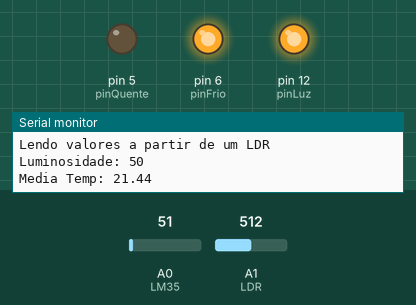
Recording of a sketch running on a simulated Arduino Uno, built with avr-gcc and run on an emulated ATmega328P. Parts: output pins drawn as LEDs (lit = HIGH), the last lines printed to the serial monitor. The test bench sets the inputs (shaded band); at power-on: A0 (LM35) = 51, A1 (LDR) = 512.

Above: at 2.8 s.
2.9 s: A0 (LM35) set to 62
At 8.5 s:
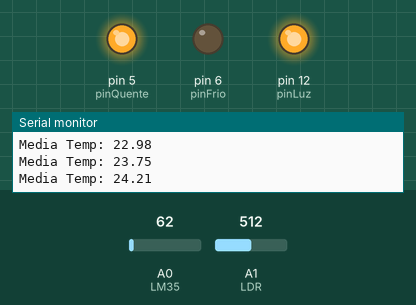
8.9 s: A1 (LDR) set to 417
11.2 s: A1 (LDR) set to 394
At 12.8 s:
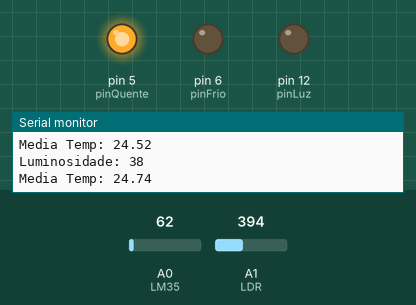
13.5 s: A0 (LM35) set to 30
At 14.4 s:
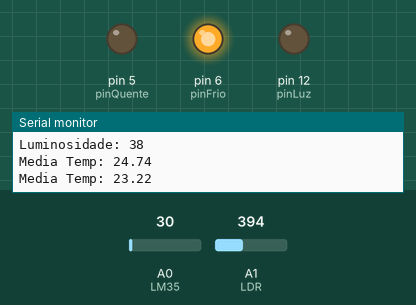
Timing chart, 0 to 16.5 s (numbered marks = the images above; inputs shaded):
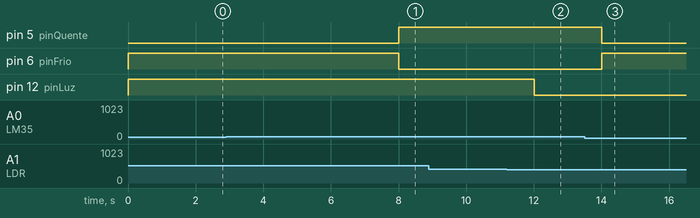

The sketch:

Tecnopuc.ino
```cpp
//INPUT
const int LDR = A1; // pino de entrada do LDR
const int LM35 = 0; // Pino Entrada LM35

const int LEITURA_VOLTAGEM = A3;

//OUTPUT
const int pinLuz = 12;
const int pinQuente = 5;
const int pinFrio = 6;

//ATRIBUTES
int valor = 0;
int valorLido = 0;
float temperatura; // Variável que armazenará a temperatura medida

String inputString = "";         // a String to hold incoming data
boolean stringComplete = false;  // whether the string is complete

float somaTemp = 0;
int countTemp = 0;
float tempMedia;
const int countMediaTimes = 10;
float temperaturaMaxima = 24;
float luminosidadeMinima = 40;

float temperaturaAtual;
float luminosidadeAtual;

void setup() {
  Serial.begin(9600);
  Serial.println("Lendo valores a partir de um LDR");

  inputString.reserve(200);

  pinMode(pinLuz, OUTPUT);
  pinMode(pinQuente, OUTPUT);
  pinMode(pinFrio, OUTPUT);
}


void loop() {
 leituraLuminosidade();

 leituraTemperatura();

 leituraSerial();

 delay(2000);
}

void leituraInstrucao(){
      Serial.println(inputString);

      if(inputString.length() > 3){
         // Entrada == $1=[Valor]
        if(inputString.startsWith("$1=")){
           luminosidadeMinima = inputString.substring(3).toFloat();
        }else if(inputString.startsWith("$2=")){
           temperaturaMaxima = inputString.substring(3).toFloat();
        }
      }
      // clear the string:
      inputString = "";
}

void leituraSerial(){
   if (stringComplete) {
      Serial.println(inputString);
      // clear the string:
      inputString = "";
      stringComplete = false;
   }
}


void leituraLuminosidade(){
  valorLido = analogRead(LDR);
  valor = map(valorLido,0,1023,0,100);

  if(valor != luminosidadeAtual){
      if(valor >= luminosidadeMinima){
        digitalWrite(pinLuz, HIGH);
      }else{
        digitalWrite(pinLuz, LOW);
      }
     luminosidadeAtual = valor;

     Serial.print("Luminosidade: ");
    Serial.println(valor);
  }
}

void leituraTemperatura(){

   temperatura = (float(analogRead(LM35)) * 4.3 / (1023.0)) / 0.01; //Le o sinal enviado do sensor

   //Realiza uma media das leituras **Correção do hardware
   somaTemp += temperatura;
   countTemp++;
   tempMedia = somaTemp/countTemp;

   if( tempMedia != temperaturaAtual){

      temperaturaAtual = tempMedia;

      if(tempMedia >= temperaturaMaxima){
          digitalWrite(pinQuente, HIGH);
          digitalWrite(pinFrio, LOW);
       }
       else {
          digitalWrite(pinQuente, LOW);
          digitalWrite(pinFrio, HIGH);
       }


       if(countTemp >= countMediaTimes){
          somaTemp = somaTemp/countTemp;
          countTemp = 1;
       }

       Serial.print("Media Temp: ");
       Serial.println(tempMedia);
   }


}

void serialEvent() {
  while (Serial.available()) {
    // get the new byte:
    char inChar = (char)Serial.read();
    Serial.print(inChar);
    // add it to the inputString:
    inputString += inChar;
    // if the incoming character is a newline, set a flag so the main loop can
    // do something about it:
    if (inChar == '13') {
      stringComplete = true;
    }
  }
}
```

Measured:
- the behaviour switches between 61 and 62 on A0 (LM35) (found by bisection; images 0 and 1)
- the behaviour switches between 410 and 409 on A1 (LDR) (found by bisection; images 1 and 2)
- after the input at 2.9 s, pin 5 (pinQuente): LOW → HIGH after 5.1 s; pin 6 (pinFrio): HIGH → LOW after 5.1 s
- after the input at 11.2 s, pin 12 (pinLuz): HIGH → LOW after 0.81 s
- after the input at 13.5 s, pin 5 (pinQuente): HIGH → LOW after 0.51 s; pin 6 (pinFrio): LOW → HIGH after 0.51 s
